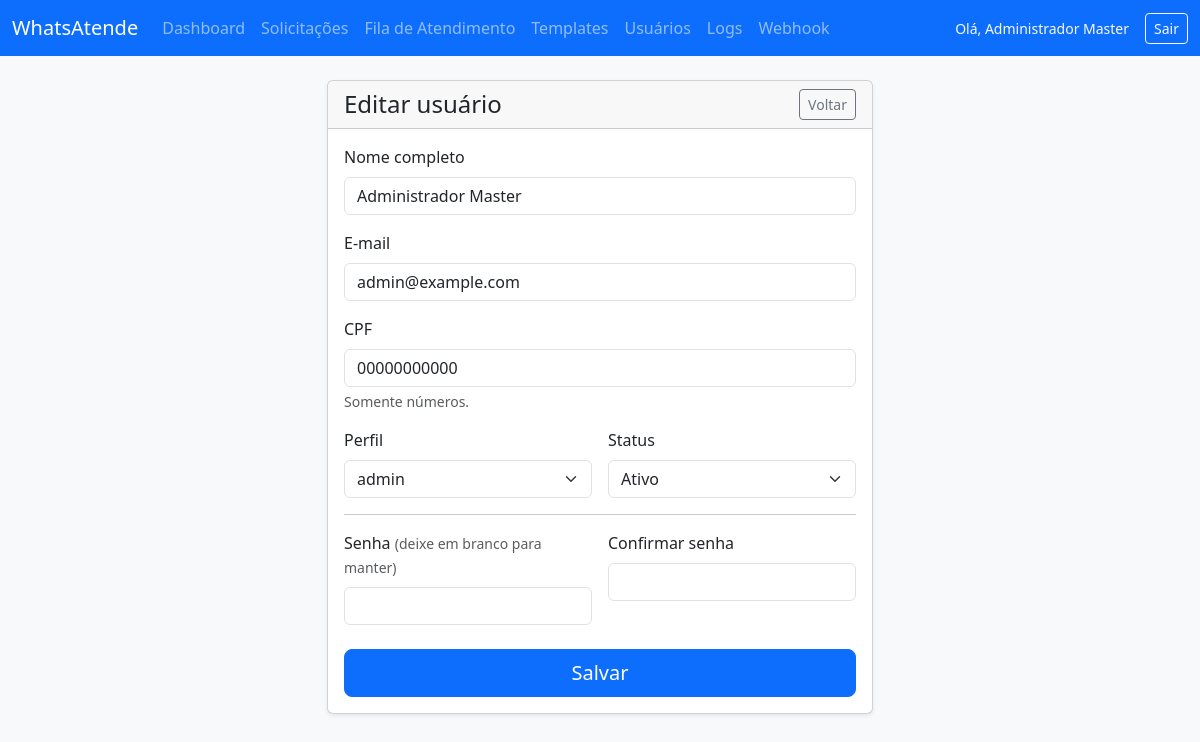
Page /admin/users/1/edit (signed in) on the committed database.
### tables this page shows
CREATE TABLE IF NOT EXISTS users (
    id BIGINT UNSIGNED AUTO_INCREMENT PRIMARY KEY,
    role_id TINYINT UNSIGNED NOT NULL,
    full_name VARCHAR(150) NOT NULL,
    email VARCHAR(190) NOT NULL UNIQUE,
    cpf CHAR(11) NOT NULL UNIQUE,
    password_hash VARCHAR(255) NOT NULL,
    is_active TINYINT(1) NOT NULL DEFAULT 1,
    last_login_at DATETIME NULL,
    created_at DATETIME NOT NULL DEFAULT CURRENT_TIMESTAMP,
    updated_at DATETIME NOT NULL DEFAULT CURRENT_TIMESTAMP ON UPDATE CURRENT_TIMESTAMP,
    CONSTRAINT fk_users_role FOREIGN KEY (role_id) REFERENCES roles(id)
        ON UPDATE CASCADE
);

CREATE TABLE IF NOT EXISTS roles (
    id TINYINT UNSIGNED AUTO_INCREMENT PRIMARY KEY,
    name VARCHAR(50) NOT NULL UNIQUE
);

### app/helpers.php (called while the page is built, shortened)
<?php
function base_path(string $path = ''): string
{
    $base = dirname(__DIR__);
    return $path === '' ? $base : $base . DIRECTORY_SEPARATOR . ltrim($path, DIRECTORY_SEPARATOR);
}
function view(string $name, array $data = []): void
{
    $viewPath = base_path('app/Views/' . str_replace(['.', '\\'], '/', $name) . '.php');
    extract($data, EXTR_SKIP);
    require $viewPath;
}
function auth(): ?object
{
    return (object) $_SESSION['auth_user'];
}

### app/Controllers/Admin/UserController.php (called while the page is built, shortened)
<?php
class UserController
{
    public function edit(int $userId): void
    {
        $user = $this->userService->find($userId);
        view('admin/users/form', [
            'roles' => $this->userService->listRoles(),
            'errors' => get_flash('user_form_errors') ?? [],
            'old' => get_flash('user_form_old') ?? $user,
            'action' => 'edit',
            'userId' => $userId,
        ]);
    }
}

### app/Services/UserService.php (called while the page is built, shortened)
<?php
class UserService
{
    public function listRoles(): array
    {
        $stmt = $this->connection->query('SELECT id, name FROM roles ORDER BY name ASC');
        return $stmt->fetchAll(PDO::FETCH_ASSOC);
    }
    public function find(int $userId): ?array
    {
        $stmt = $this->connection->prepare(
            'SELECT u.id, u.full_name, u.email, u.cpf, u.role_id, u.is_active, r.name AS role '
            . 'FROM users u INNER JOIN roles r ON r.id = u.role_id WHERE u.id = :id LIMIT 1'
        );
        $stmt->execute(['id' => $userId]);
        $user = $stmt->fetch(PDO::FETCH_ASSOC);
        return $user ?: null;
    }
}

### app/Views/admin/users/form.php (the view, shortened to what this page needs)
<?php
$old = $old ?? [];
$isEdit = ($action ?? '') === 'edit';
$target = $isEdit ? '/admin/users/' . urlencode((string) ($userId ?? 0)) : '/admin/users';
?>
<!doctype html>
<html lang="pt-BR">
<head>
    <link href="https://cdn.jsdelivr.net/npm/bootstrap@5.3.3/dist/css/bootstrap.min.css" rel="stylesheet">
</head>
<body class="bg-light">
<?php include base_path('app/Views/admin/partials/nav.php'); ?>
<div class="container py-4">
    <div class="row justify-content-center">
        <div class="col-lg-8 col-xl-6">
            <div class="card shadow-sm">
                <div class="card-header d-flex justify-content-between align-items-center">
                    <h1 class="h4 mb-0"><?= $isEdit ? 'Editar usuário' : 'Novo usuário' ?></h1>
                    <a href="/admin/users" class="btn btn-sm btn-outline-secondary">Voltar</a>
                </div>
                <div class="card-body">
                    <form method="POST" action="<?= $target ?>">
                        <div class="mb-3">
                            <label for="full_name" class="form-label">Nome completo</label>
                            <input type="text" class="form-control" id="full_name" name="full_name" required value="<?= htmlspecialchars((string) ($old['full_name'] ?? '')) ?>">
                        </div>
                        <div class="mb-3">
                            <label for="email" class="form-label">E-mail</label>
                            <input type="email" class="form-control" id="email" name="email" required value="<?= htmlspecialchars((string) ($old['email'] ?? '')) ?>">
                        </div>
                        <div class="mb-3">
                            <label for="cpf" class="form-label">CPF</label>
                            <input type="text" class="form-control" id="cpf" name="cpf" minlength="11" maxlength="11" pattern="[0-9]{11}" required value="<?= htmlspecialchars((string) ($old['cpf'] ?? '')) ?>">
                            <div class="form-text">Somente números.</div>
                        </div>
                        <div class="row g-3">
                            <div class="col-md-6">
                                <label for="role_id" class="form-label">Perfil</label>
                                <select id="role_id" name="role_id" class="form-select" required>
                                    <?php foreach ($roles as $role): ?>
                                        <option value="<?= (int) ($role['id'] ?? 0) ?>" <?= ((int) ($old['role_id'] ?? 0) === (int) ($role['id'] ?? 0)) ? 'selected' : '' ?>><?= htmlspecialchars((string) ($role['name'] ?? '')) ?></option>
                                    <?php endforeach; ?>
                                </select>
                            </div>
                            <div class="col-md-6">
                                <label for="is_active" class="form-label">Status</label>
                                <select id="is_active" name="is_active" class="form-select">
                                    <option value="1" <?= !isset($old['is_active']) || (int) $old['is_active'] === 1 ? 'selected' : '' ?>>Ativo</option>
                                </select>
                            </div>
                        </div>
                        <hr>
                        <div class="row g-3">
                            <div class="col-md-6">
                                <label for="password" class="form-label">Senha <?= $isEdit ? '<span class="text-muted small">(deixe em branco para manter)</span>' : '' ?></label>
                                <input type="password" class="form-control" id="password" name="password" <?= $isEdit ? '' : 'required minlength="8"' ?>>
                            </div>
                            <div class="col-md-6">
                                <label for="password_confirmation" class="form-label">Confirmar senha</label>
                                <input type="password" class="form-control" id="password_confirmation" name="password_confirmation" <?= $isEdit ? '' : 'required minlength="8"' ?>>
                            </div>
                        </div>
                        <div class="d-grid mt-4">
                            <button type="submit" class="btn btn-primary btn-lg">Salvar</button>
                        </div>
                    </form>
                </div>
            </div>
        </div>
    </div>
</div>
</body>
</html>

### public/index.php (shortened to what this page needs)
<?php
require __DIR__ . '/../app/helpers.php';
if (!function_exists('resolve')) {
    function resolve(string $abstract): mixed
    {
        $entry = $GLOBALS['container'][$abstract];
        if (is_callable($entry)) {
            $entry = $entry();
        }
        return $entry;
    }
}
$routes = require base_path('routes/web.php');
$method = $_SERVER['REQUEST_METHOD'] ?? 'GET';
$uri = parse_url($_SERVER['REQUEST_URI'] ?? '/', PHP_URL_PATH) ?: '/';
foreach ($routes as [$httpVerb, $pattern, $handler]) {
    if (strtoupper($httpVerb) !== strtoupper($method)) {
        continue;
    }
    $regex = '#^' . preg_replace('#\{([^}/]+)\}#', '(?P<$1>[^/]+)', $pattern) . '$#';
    if (!preg_match($regex, $uri, $matches)) {
        continue;
    }
    $params = array_filter(
        $matches,
        static fn ($key) => !is_int($key),
        ARRAY_FILTER_USE_KEY
    );
    $params = array_map(static fn ($value) => is_numeric($value) ? (int) $value : $value, $params);
    if (is_array($handler)) {
        [$class, $action] = $handler;
        $controller = resolve($class);
        $controller->{$action}(...array_values($params));
    } elseif (is_callable($handler)) {
        $handler(...array_values($params));
    }
    break;
}

### app/Views/admin/partials/nav.php (shortened to what this page needs)
<?php
$user = auth();
?>
<nav class="navbar navbar-expand-lg navbar-dark bg-primary">
    <div class="container-fluid">
        <a class="navbar-brand" href="/admin">WhatsAtende</a>
        <div class="collapse navbar-collapse" id="adminNavbar">
            <ul class="navbar-nav me-auto mb-2 mb-lg-0">
                <li class="nav-item"><a class="nav-link" href="/admin">Dashboard</a></li>
                <li class="nav-item"><a class="nav-link" href="/admin/tickets">Solicitações</a></li>
                <li class="nav-item"><a class="nav-link" href="/tickets">Fila de Atendimento</a></li>
                <li class="nav-item"><a class="nav-link" href="/admin/templates">Templates</a></li>
                <li class="nav-item"><a class="nav-link" href="/admin/users">Usuários</a></li>
                <li class="nav-item"><a class="nav-link" href="/admin/logs">Logs</a></li>
                <li class="nav-item"><a class="nav-link" href="/admin/webhook">Webhook</a></li>
            </ul>
            <div class="d-flex align-items-center gap-3">
                <?php if ($user): ?>
                    <span class="text-light small">Olá, <?= htmlspecialchars($user->full_name ?? '') ?></span>
                <?php endif; ?>
                <form method="POST" action="/logout" class="m-0">
                    <button type="submit" class="btn btn-outline-light btn-sm">Sair</button>
                </form>
            </div>
        </div>
    </div>
</nav>

### rows in the picture
users: full_name "Administrador Master", email "admin@example.com", cpf "00000000000", role_id "admin", is_active "Ativo"
